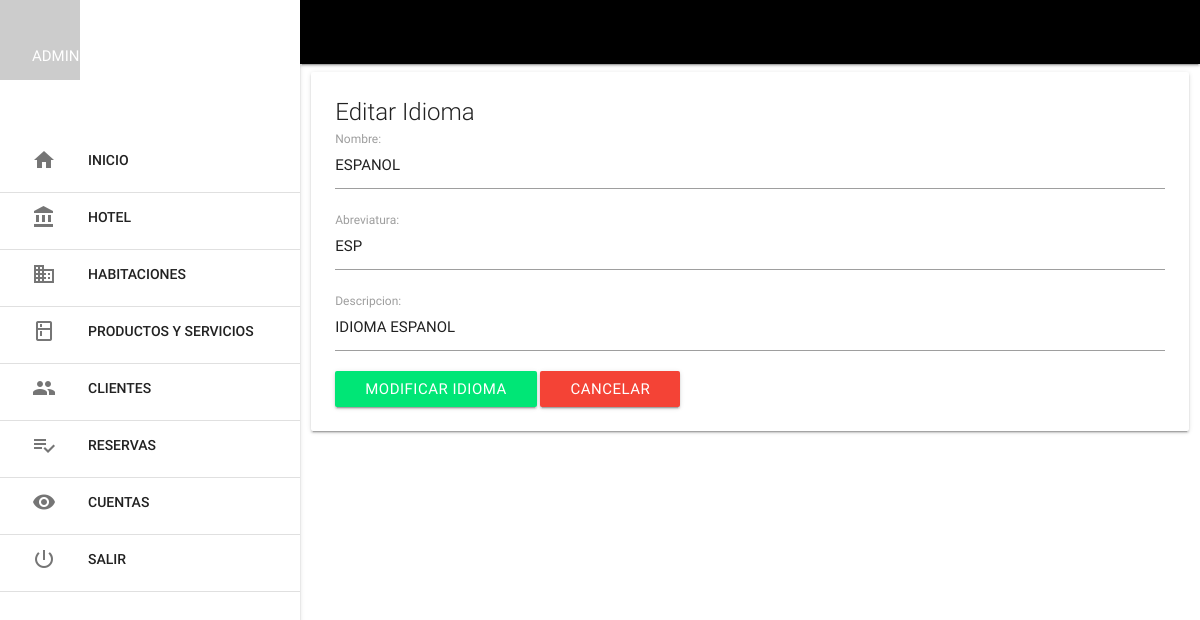
/mlt_idioma/mlt_idioma_ver.php?id=1 (signed in), run on the app's committed database.
### tables this page shows
CREATE TABLE IF NOT EXISTS `mlt_idioma` (
  `idi_id` int(11) NOT NULL AUTO_INCREMENT,
  `idi_nombre` varchar(50) DEFAULT NULL,
  `idi_abreviatura` varchar(3) DEFAULT NULL,
  `idi_descripcion` varchar(100) DEFAULT NULL,
  `idi_estado` tinyint(1) DEFAULT NULL,
  PRIMARY KEY (`idi_id`)
);

### mlt_idioma/mlt_idioma_ver.php (the view, shortened to what this page needs)
<?php include '../extend/header.php';
$idi_id = $con->real_escape_string(htmlentities($_GET['id']));
$sel = $con->query("SELECT mlt_idioma.idi_id, mlt_idioma.idi_nombre, mlt_idioma.idi_abreviatura, mlt_idioma.idi_descripcion, mlt_idioma.idi_estado FROM mlt_idioma WHERE idi_id = $idi_id");
	while($f = $sel->fetch_assoc()){
?>
<div class="row">
	<div class="col s12">
		<div class="card">
			<div class="card-content">
				<span class="card-title">Editar Idioma</span>
				<form class="form" action="controller_mlt_idioma.php?op=modificar_mlt_idioma&id=<?php echo $idi_id; ?>" method="post" enctype="multipart/form-data">
					<div class="input-field">
						<input type="text" name="idi_nombre" required autofocus
						id="idi_nombre" onblur="may(this.value, this.id)" value="<?php echo $f['idi_nombre']; ?>">
						<label for="idi_nombre">Nombre:</label>
					</div>
					<div class="input-field">
						<input type="text" name="idi_abreviatura" required
						id="idi_abreviatura" value="<?php echo $f['idi_abreviatura']; ?>">
						<label for="idi_abreviatura">Abreviatura:</label>
					</div>
					<div class="input-field">
						<input type="text" name="idi_descripcion" required
						id="idi_descripcion" value="<?php echo $f['idi_descripcion']; ?>">
						<label for="idi_descripcion">Descripcion:</label>
					</div>
					<button type="submit" class="btn green accent-3" id="btn_guardar">Modificar Idioma</button>
					<?php }?>
					<a href="index.php" class="btn red ">Cancelar</a>
				</form>
			</div>
		</div>
	</div>
</div>
<?php include '../extend/scripts.php'; ?>
</body>
</html>

### data on the page
mlt_idioma: idi_nombre "ESPANOL", idi_abreviatura "ESP", idi_descripcion "IDIOMA ESPANOL"

### other printed values
$_SESSION['nombre'] "ADMINISTRADOR"
